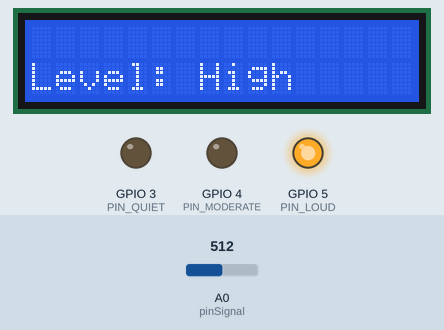
Bench run of a sketch on a simulated ESP8266 (NodeMCU). Parts: 16×2 character LCD, output pins drawn as LEDs (lit = HIGH). The test bench sets the inputs (shaded band); at power-on: A0 (pinSignal) = 512. WiFi joins after 1.5 s; servers stay silent unless stated; no MQTT or app messages arrive unless stated; what the sketch prints to the serial monitor is not drawn.

Above: at 3.3 s.
3.4 s: A0 (pinSignal) set to 122
At 3.64 s:
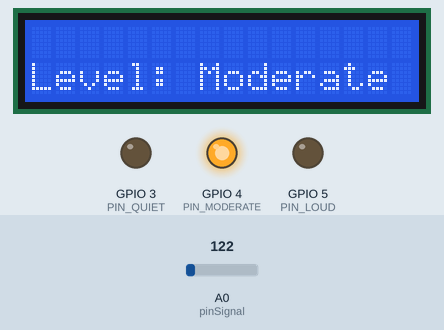
5.3 s: A0 (pinSignal) set to 0
At 5.62 s:
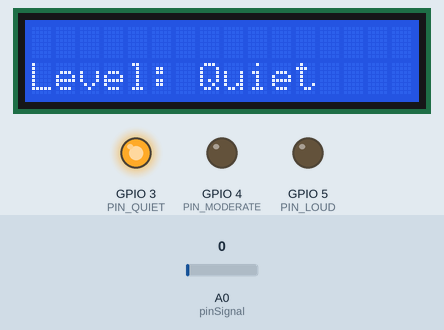
7.7 s: A0 (pinSignal) set to 306
At 8.01 s:
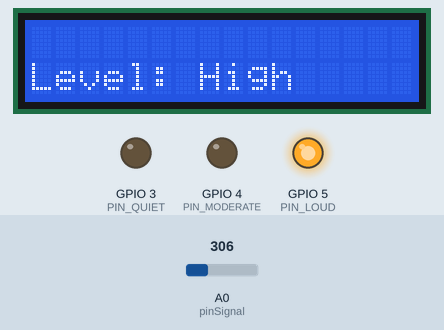
Timing chart, 0 to 10.7 s (numbered marks = the images above; inputs shaded):
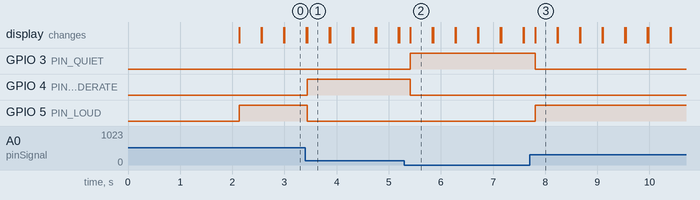

Measured:
- after the input at 3.4 s, GPIO 4 (PIN_MODERATE): LOW → HIGH at once; GPIO 5 (PIN_LOUD): HIGH → LOW at once; the display: first differs from a run without the input at once (image 1)
- after the input at 5.3 s, GPIO 3 (PIN_QUIET): LOW → HIGH after 0.12 s; GPIO 4 (PIN_MODERATE): HIGH → LOW after 0.12 s; the display: changes after 0.12 s (image 2)
- after the input at 7.7 s, GPIO 3 (PIN_QUIET): HIGH → LOW after 0.11 s; GPIO 5 (PIN_LOUD): LOW → HIGH after 0.11 s; the display: changes after 0.11 s (image 3)
- what the display in image 1 shows lasts 0.5 s, from 3.4 s to 3.9 s

The sketch:

UAS_IBEJEEEE.ino
```cpp
#include <Wire.h>
#include <LiquidCrystal_I2C.h>
#include <ESP8266WiFi.h>
#include <PubSubClient.h>

LiquidCrystal_I2C lcd = LiquidCrystal_I2C(0x27, 16, 2);
WiFiClient wifiClient;
PubSubClient mqttClient(wifiClient);

const char* ssid = "your_wifi_ssid";
const char* password = "your_wifi_password";
const char* mqttBroker = "test.mosquitto.org";
const int mqttPort = 1883;
const char* mqttTopic = "nodered-elka";
const char* mqttResultTopic = "nodered-elka-results";

int num_Measure = 20;
int pinSignal = A0;
int PIN_QUIET = 3;
int PIN_MODERATE = 4;
int PIN_LOUD = 5;
long Sound_signal;
long sum = 0;
long level = 0;
int soundlow = 40;
int soundmedium = 150;

void setup() {
  pinMode(pinSignal, INPUT);
  pinMode(PIN_QUIET, OUTPUT);
  pinMode(PIN_MODERATE, OUTPUT);
  pinMode(PIN_LOUD, OUTPUT);

  digitalWrite(PIN_QUIET, LOW);
  digitalWrite(PIN_MODERATE, LOW);
  digitalWrite(PIN_LOUD, LOW);

  Serial.begin(9600);
  lcd.begin(16, 2);
  lcd.backlight();
  lcd.clear();

  // Connect to WiFi
  WiFi.begin(ssid, password);
  while (WiFi.status() != WL_CONNECTED) {
    delay(1000);
    Serial.println("Connecting to WiFi...");
  }
  Serial.println("Connected to WiFi");

  // Set MQTT server and callback function
  mqttClient.setServer(mqttBroker, mqttPort);
  mqttClient.setCallback(callback);

  // Connect to MQTT broker
  while (!mqttClient.connected()) {
    if (mqttClient.connect("ESP8266Client")) {
      Serial.println("Connected to MQTT broker");
      mqttClient.subscribe(mqttTopic);
    } else {
      delay(1000);
      Serial.println("Connecting to MQTT broker...");
    }
  }
}

void loop() {
  mqttClient.loop();

  for (int i = 0; i < num_Measure; i++) {
    Sound_signal = analogRead(pinSignal);
    sum = sum + Sound_signal;
  }
  level = sum / num_Measure;

  Serial.println(level);

  if (level < soundlow) {
    lcd.setCursor(0, 1);
    lcd.print("Level: Quiet");
    Serial.print(level);
    digitalWrite(PIN_QUIET, HIGH);
    digitalWrite(PIN_MODERATE, LOW);
    digitalWrite(PIN_LOUD, LOW);
  } else if (level > soundlow && level < soundmedium) {
    lcd.setCursor(0, 1);
    lcd.print("Level: Moderate");
    Serial.print(level);
    digitalWrite(PIN_QUIET, LOW);
    digitalWrite(PIN_MODERATE, HIGH);
    digitalWrite(PIN_LOUD, LOW);
  } else if (level > soundmedium) {
    lcd.setCursor(0, 1);
    lcd.print("Level: High");
    Serial.print(level);
    digitalWrite(PIN_QUIET, LOW);
    digitalWrite(PIN_MODERATE, LOW);
    digitalWrite(PIN_LOUD, HIGH);
  }
  sum = 0;
  delay(200);
  lcd.clear();

  // Publish the sound level classification result to MQTT broker
  String result = "";
  if (level < soundlow) {
    result = "Quiet";
  } else if (level > soundlow && level < soundmedium) {
    result = "Moderate";
  } else if (level > soundmedium) {
    result = "High";
  }
  mqttClient.publish(mqttResultTopic, result.c_str());
}

void callback(char* topic, byte* payload, unsigned int length) {
  // Handle incoming MQTT messages if needed
  // You can add your custom logic here for processing incoming messages
}
```
